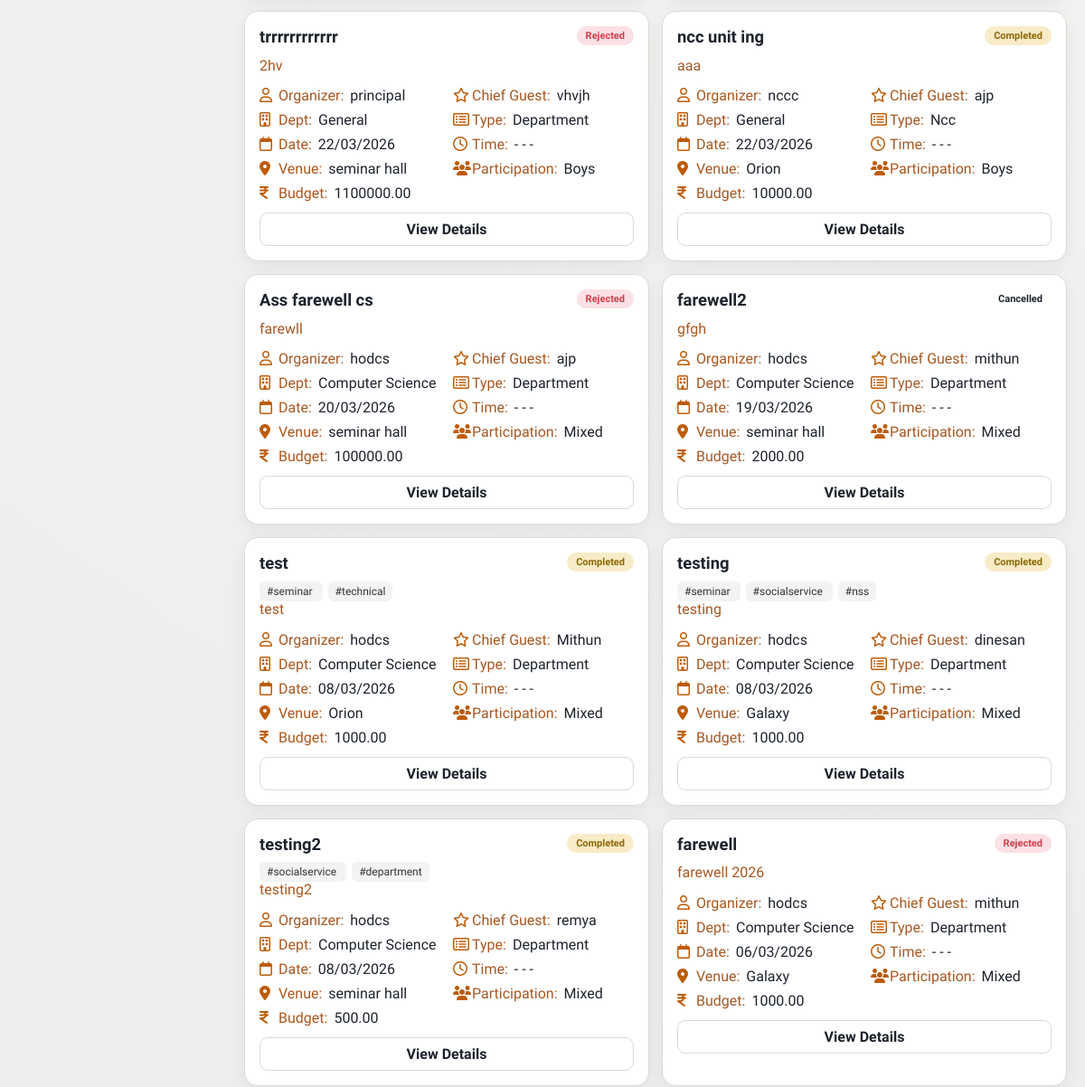
Before: /events/principal/all/ (signed in, middle part) with the older database file.
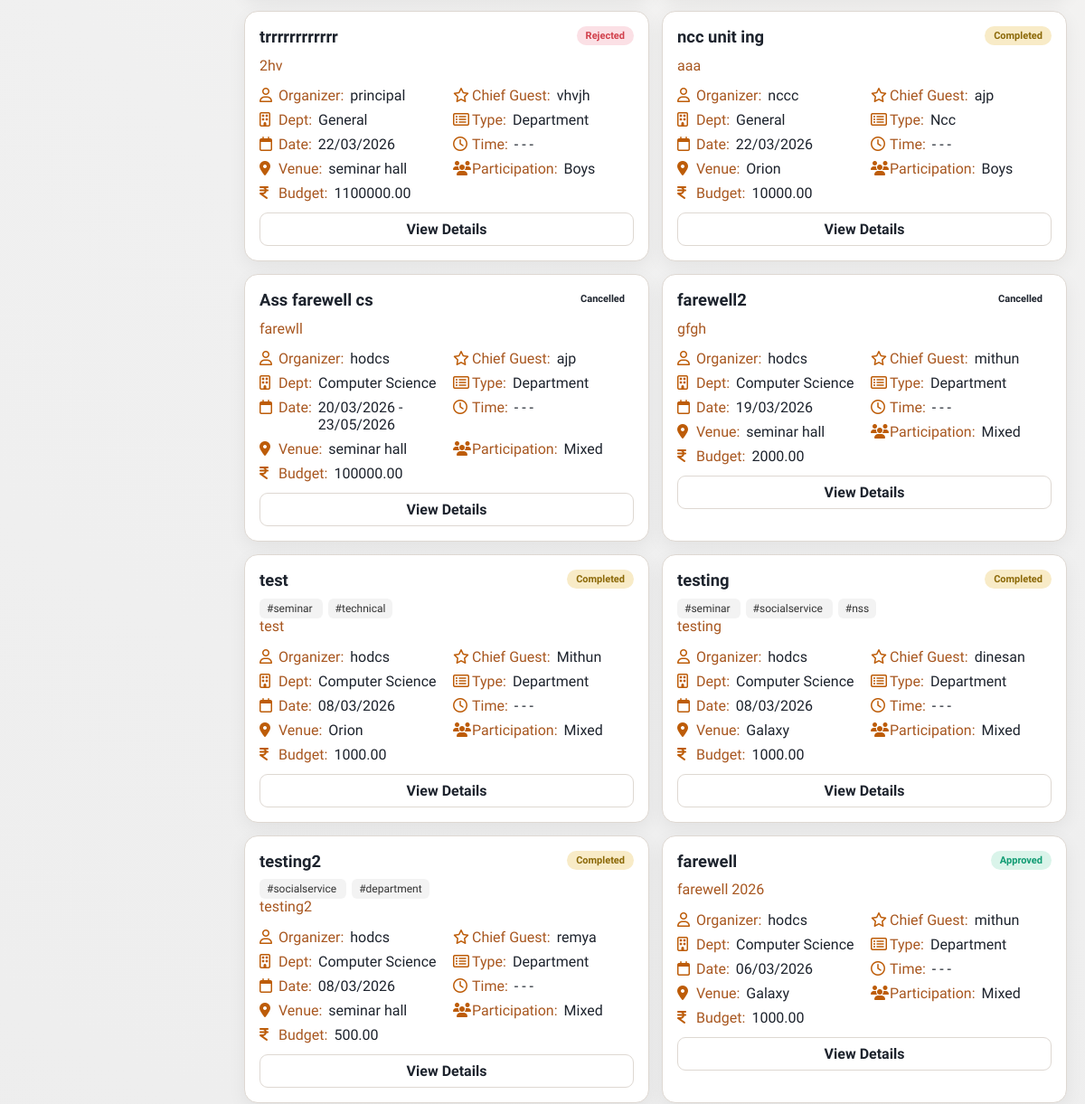
After: the same page with the newer database file.
### events/models.py (models this page shows, shortened)
class Event(models.Model):
    CATEGORY_CHOICES = (
        ('department', 'Department'),
        ('nss', 'NSS'),
        ('ncc', 'NCC'),
        ('union', 'Union'),
        ('other', 'Other'),
    )
    PARTICIPATION_CHOICES = (
        ('boys', 'Boys'),
        ('girls', 'Girls'),
        ('mixed', 'Mixed'),
    )
    STATUS_CHOICES = (
        ('pending', 'Pending Approval'),
        ('approved', 'Approved'),
        ('rejected', 'Rejected'),
        ('completed', 'Completed'),
        ('verified', 'Verified'),
        ('cancelled', 'Cancelled'),
    )
    title = models.CharField(max_length=200)
    category = models.CharField(max_length=20, choices=CATEGORY_CHOICES)
    created_by = models.ForeignKey(
        settings.AUTH_USER_MODEL,
        on_delete=models.CASCADE
    )
    department = models.ForeignKey(
    Department,
    on_delete=models.SET_NULL,
    null=True,
    blank=True
    )
    participation_type = models.CharField(
        max_length=20,
        choices=PARTICIPATION_CHOICES
    )
    chief_guest = models.CharField(max_length=200, blank=True, null=True)
    budget = models.DecimalField(max_digits=10, decimal_places=2)
    venue = models.ForeignKey(
    Venue,
    on_delete=models.PROTECT
    )
    start_date = models.DateField()
    end_date = models.DateField()
    start_time = models.TimeField(null=True, blank=True)
    end_time = models.TimeField(null=True, blank=True)
    description = models.TextField()
    tags = models.ManyToManyField(Tag, blank=True)
    status = models.CharField(
        max_length=20,
        choices=STATUS_CHOICES,
        default='pending'
    )
    principal_remark = models.TextField(blank=True, null=True)
    created_at = models.DateTimeField(auto_now_add=True)
    report_text = models.TextField(blank=True, null=True)
    attendance_file = models.FileField(
        upload_to='attendance/',
        blank=True,
        null=True
    )
    completed_at = models.DateTimeField(blank=True, null=True)

class Department(models.Model):
    name = models.CharField(max_length=100, unique=True)
    def __str__(self):
        return self.name

class Venue(models.Model):
    name = models.CharField(max_length=100, unique=True)
    def __str__(self):
        return self.name

### accounts/models.py (models this page shows, shortened)
class User(AbstractUser):
    ROLE_CHOICES = (
        ('faculty', 'Faculty'),
        ('principal', 'Principal'),
        ('admin', 'Admin'),
    )
    SUB_ROLE_CHOICES = (
        ('hod', 'HOD'),
        ('nss', 'NSS In-Charge'),
        ('ncc', 'NCC In-Charge'),
        ('union', 'Union In-Charge'),
        ('other', 'Other In-Charge'),
    )
    role = models.CharField(max_length=20, choices=ROLE_CHOICES)
    sub_role = models.CharField(
        max_length=20,
        choices=SUB_ROLE_CHOICES,
        blank=True,
        null=True
    )
    department = models.ForeignKey(
    'events.Department',
    on_delete=models.SET_NULL,
    null=True,
    blank=True
    )

### events/views.py (the view)
@login_required(login_url='/login/')
def view_all_events(request):
    if request.user.role != 'principal':
        return redirect('login')
    events = Event.objects.all(
    ).select_related('created_by', 'department', 'venue').order_by('-start_date')
    search = request.GET.get('search', '').strip()
    events = _apply_event_search(events, search)
    department = request.GET.get('department')
    if department:
        events = events.filter(department_id=department)
    category = request.GET.get('category')
    if category:
        events = events.filter(category=category)
    participation = request.GET.get('participation')
    if participation:
        events = events.filter(participation_type=participation)
    start_date = request.GET.get('start_date')
    end_date = request.GET.get('end_date')
    if start_date and end_date:
        events = events.filter(
            start_date__lte=end_date,
            end_date__gte=start_date
        )
    elif start_date:
        events = events.filter(end_date__gte=start_date)
    elif end_date:
        events = events.filter(start_date__lte=end_date)
    show_verified = request.GET.get('verified')
    if show_verified == "1":
        events = events.filter(status='verified')
        show_verified = True
    else:
        show_verified = False
    departments = Department.objects.all()
    context = {
        'events': events,
        'departments': departments,
        'show_verified': show_verified,
        'active_nav': 'principal-all',
    }
    if _is_ajax_request(request):
        return render(request, 'events/partials/view_all_events_list.html', context)
    return render(request, 'events/view_all_events.html', context)

### events/views.py (called while the page is built, shortened)
def _is_ajax_request(request):
    return (
        request.headers.get("x-requested-with") == "XMLHttpRequest"
        or request.GET.get("ajax") == "1"
    )

def _apply_event_search(queryset, query):
    if not query:
        return queryset

### events/templates/events/view_all_events.html (shortened to what this page needs)
{% extends "base.html" %}
{% load event_extras %}
{% block content %}
<div id="allEventsList">
    {% include "events/partials/view_all_events_list.html" %}
</div>
{% endblock %}

### events/templates/events/partials/view_all_events_list.html (shortened to what this page needs)
<section class="event-grid">
    {% for e in events %}
        <article class="event-card">
            {% include "events/partials/event_detail_card_body.html" with event=e %}
            <div class="action-row">
                <a class="btn secondary" href="{% url 'event_detail' e.id %}">View Details</a>
            </div>
        </article>
    {% empty %}
        <article class="event-card">
            <p class="muted" style="margin:0;">No events found.</p>
        </article>
    {% endfor %}
</section>

### events/templates/events/partials/event_detail_card_body.html (shortened to what this page needs)
{% load event_extras %}
<div class="event-head">
    <h3 class="event-title">
        <a href="{% url 'event_detail' event.id %}">{{ event.title }}</a>
    </h3>
    <span class="chip {{ event.status }}">{{ event.status|title }}</span>
</div>
<div class="event-tags">
{% for tag in event.tags.all %}
<a href="?search=#{{ tag.name }}" class="tag">
#{{ tag.name }}
</a>
{% endfor %}
</div>
<p class="event-desc">{{ event.description|default:"No description provided."|truncatewords:22 }}</p>
<div class="meta-grid">
    <div class="meta-row"><i class="fa-regular fa-user"></i><span class="meta-label">Organizer:</span><span class="meta-value">{{ event.created_by.get_full_name|default:event.created_by.username }}</span></div>
    <div class="meta-row"><i class="fa-regular fa-star"></i><span class="meta-label">Chief Guest:</span><span class="meta-value">{{ event.chief_guest|default:"-" }}</span></div>
    <div class="meta-row"><i class="fa-regular fa-building"></i><span class="meta-label">Dept:</span><span class="meta-value">{{ event.department|default:"General" }}</span></div>
    <div class="meta-row"><i class="fa-regular fa-rectangle-list"></i><span class="meta-label">Type:</span><span class="meta-value">{{ event.category|title }}</span></div>
    <div class="meta-row"><i class="fa-regular fa-calendar"></i><span class="meta-label">Date:</span><span class="meta-value">{{ event.start_date|date:"d/m/Y" }}{% if event.end_date and event.end_date != event.start_date %} - {{ event.end_date|date:"d/m/Y" }}{% endif %}</span></div>
    <div class="meta-row"><i class="fa-regular fa-clock"></i><span class="meta-label">Time:</span><span class="meta-value">{% if event.start_time %}{{ event.start_time|time:"h:i A" }}{% else %}-{% endif %} - {% if event.end_time %}{{ event.end_time|time:"h:i A" }}{% else %}-{% endif %}</span></div>
    <div class="meta-row"><i class="fa-solid fa-location-dot"></i><span class="meta-label">Venue:</span><span class="meta-value">{{ event.venue }}</span></div>
    <div class="meta-row"><i class="fa-solid fa-users"></i><span class="meta-label">Participation:</span><span class="meta-value">{{ event.participation_type|title }}</span></div>
    <div class="meta-row"><i class="fa-solid fa-indian-rupee-sign"></i><span class="meta-label">Budget:</span><span class="meta-value">{{ event.budget }}</span></div>
</div>

Changed rows visible on the page:
changed Event "Ass farewell cs": status "Rejected" → "Cancelled"; end_date (not shown) → "23/05/2026"
changed Event "farewell": status "Rejected" → "Approved"
